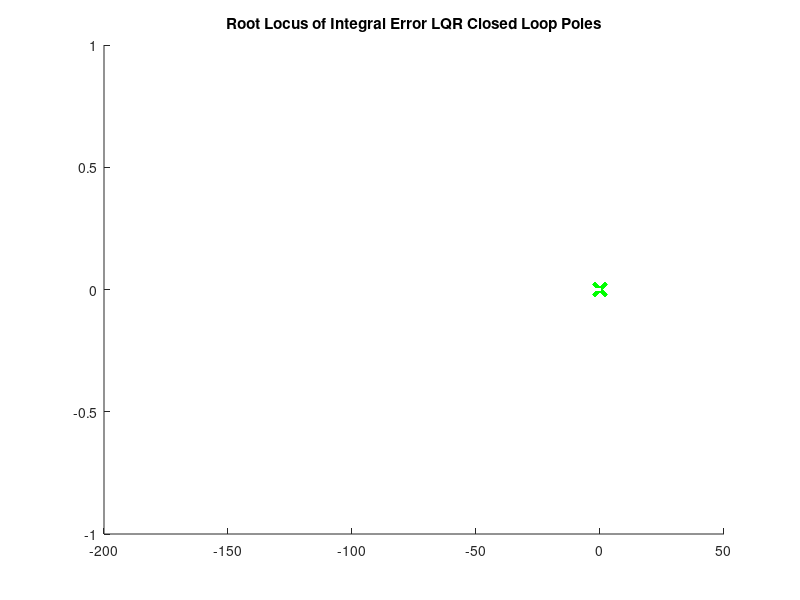
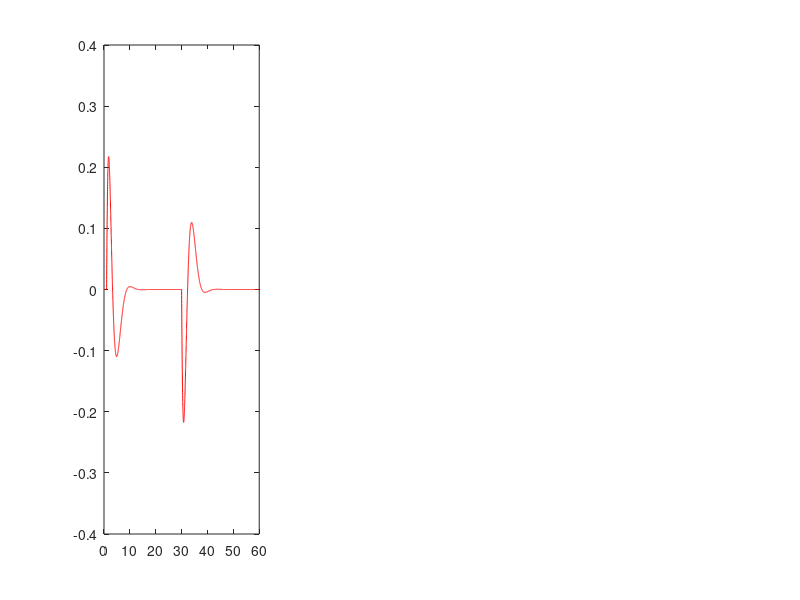

MATLAB code to generate these figures, in order: (Note: this script raises an error after producing the figures.)
close all; clear all; clc;

n = sqrt(398600 / 6778^3 );

A = [0 0 0 1 0 0;
    0 0 0 0 1 0;
    0 0 0 0 0 1;
    3*n^2 0 0 0 2*n 0;
    0 0 0 -2*n 0 0;
    0 0 -n^2 0 0 0];
B = zeros(6,3);
B(4:end,:) = eye(3);
C = zeros(3,6);
C(:, 1:3) = eye(3);
D = zeros(3);

P = ctrb(A,B);
rank(P); % System is fully controllable

% Check controllability
O = obsv(A,C);
rank(O); % System is fully observable

OLsys = ss(A,B,C,D); 

%% Step 2. Define reference input profiles and constraints 
umax = 1;
tvec = 0:0.01:60;
rhistvec = zeros(3, length(tvec));
rhistvec(1,:) = sign(double(tvec > 1 & tvec < 30)); % Set reference input to 1 from t=1 to t=30

%% Set up Integral control
Aaug = [A zeros(6,3); -C zeros(3,3)]; 
Baug = [B; 
        zeros(size(C,1),size(B,2))];
Faug = [zeros(size(B)); 
          eye(3);
         zeros(6,3)];
Caug = [C, zeros(3,3)];
Daug = zeros(size(Caug,1),size(Baug,2));

%%Assess reachability: 
rank(ctrb(Aaug,Baug)); %should be = 9

% Set poles for K and L seperately
% despoles_K = -[1 2 3 4 5 6 7 8 9]*0.2;
despoles_L = -[1 2 3 4 5 6]*0.2;

% Q is nxn
% R is mxm
% Strategy: define the diagonal vector I want then use diag() command
ai = 1/9;
bi = 1/3;
pos_max = 5;
vel_max = 5;
e_max = 5;
u_max = 1;
rho = 0.05;
q_diag = [ai^2/pos_max, ai^2/pos_max, ai^2/pos_max, ai^2/vel_max, ai^2/vel_max, ai^2/vel_max, ai^2/e_max, ai^2/e_max, ai^2/e_max];
q_diag(3) = 2*q_diag(3);
r_diag = [bi^2 / u_max, bi^2/u_max, bi^2/u_max];
Q = diag(q_diag);
R = rho * diag(r_diag);
Rtemp = diag(r_diag);

AugOLsys = ss(Aaug,Baug,Caug,Daug); 

[Kaug,Waug,clEvalsAug] = lqr(AugOLsys,Q,R);

% PLOT THE ROOT LOCUS
figure(), hold on
set(gca,'Color','k')
%%plot open loop poles
OLpoles = eig(A);
plot(OLpoles,'gx','LineWidth',2.5,'MarkerSize',9)
rhovals = logspace(-6,3,1000);
CLEvalsAug = nan(length(q_diag),length(rhovals));
for rr=1:length(rhovals)
    [~,~,CLEvalsAug(:,rr)] = lqr(AugOLsys,Q,rhovals(rr)*Rtemp);
    plot(real(CLEvalsAug(:,rr)),imag(CLEvalsAug(:,rr)),'w.')
end
title("Root Locus of Integral Error LQR Closed Loop Poles");

clEvalsAug

% Kaug = place(Aaug,Baug,despoles_K); 
L=(place(A.',C.', despoles_L)).';

% Add observer
AaugCLO = [(Aaug - Baug*Kaug) Baug*Kaug(:,1:6);
    zeros(6,9) (A-L*C)];
BaugCLO = Faug;
CaugCLO = [C zeros(3,9)];
DaugCLO = zeros(size(CaugCLO,1),size(BaugCLO,2));

CLaugsys2 = ss(AaugCLO,BaugCLO,CaugCLO,DaugCLO); 

%XCLO_IC = 0*ones(15,1); %zero initial error
XCLO_IC = zeros(15,1);
%XCLO_IC(10:15,1) = 0.1; %non-zero initial error

%% Step 5. Check that closed-loop system specs met; change despoles o'wise
%%get response to first reference input profile:
[Y_CL1,~,X_CL] = lsim(CLaugsys2,rhistvec,tvec,XCLO_IC);
U_CL = -[Kaug, Kaug(:,1:6)]*X_CL';
X_CL = X_CL';

%% PLOT ACTUATOR EFFORTS
figure() 
subplot(131)
plot(tvec, U_CL(1,:),'r') 
ax = gca;
ax.FontSize = 16; 
hold on
plot(tvec,umax*ones(size(tvec)),'k--') 
plot(tvec,-umax*ones(size(tvec)),'k--') 
xlabel('t (secs)', 'FontSize', 24) 
ylabel('Thrust (N)', 'FontSize', 24) 
title('x thruster vs time', 'FontSize', 24) 

subplot(132)
plot(tvec, U_CL(2,:),'r') 
ax = gca;
ax.FontSize = 16; 
hold on
plot(tvec,umax*ones(size(tvec)),'k--') 
plot(tvec,-umax*ones(size(tvec)),'k--') 
xlabel('t (secs)', 'FontSize', 24) 
ylabel('Thrust (N)', 'FontSize', 24) 
title('y thruster vs time', 'FontSize', 24) 

subplot(133)
plot(tvec, U_CL(3,:),'r') 
ax = gca;
ax.FontSize = 16; 
hold on
plot(tvec,umax*ones(size(tvec)),'k--') 
plot(tvec,-umax*ones(size(tvec)),'k--') 
xlabel('t (secs)', 'FontSize', 24) 
ylabel('Thrust (N)', 'FontSize', 24) 
title('z thruster vs time', 'FontSize', 24) 

%% PLOT STATES

figure()
% X plots
subplot(321), hold on
plot(tvec, X_CL(1,:),'r') 
xline(1)
xline(11)
xline(30)
xline(40)
ax = gca;
ax.FontSize = 16; 
xlabel('t (secs)', 'FontSize', 24) 
ylabel('x [km]', 'FontSize', 24) 
title('x (radial) vs time', 'FontSize', 24) 

subplot(322), hold on
plot(tvec, X_CL(4,:),'r') 
xline(1)
xline(11)
xline(30)
xline(40)
ax = gca;
ax.FontSize = 16; 
xlabel('t (secs)') 
ylabel('$\dot{x}$ [km/s]', 'Interpreter', 'latex', 'FontSize', 24) 
title('$\dot{x}$ (radial) vs time', 'Interpreter', 'latex', 'FontSize', 24)
legend('States','10 Second Timing Objective', 'FontSize', 18)


% Y plots
subplot(323), hold on
plot(tvec, X_CL(2,:),'r') 
xline(1)
xline(11)
xline(30)
xline(40)
ax = gca;
ax.FontSize = 16; 
xlabel('t (secs)', 'FontSize', 24) 
ylabel('y [km]', 'FontSize', 24) 
title('y (along-track) vs time', 'FontSize', 24)

subplot(324), hold on
plot(tvec, X_CL(5,:),'r') 
xline(1)
xline(11)
xline(30)
xline(40)
ax = gca;
ax.FontSize = 16; 
xlabel('t (secs)', 'FontSize', 24) 
ylabel('$\dot{y}$ [km/s]', 'Interpreter', 'latex', 'FontSize', 24) 
title('$\dot{y}$ (along-track) vs time', 'Interpreter', 'latex', 'FontSize', 24)


% Z plots
subplot(325), hold on
plot(tvec, X_CL(3,:),'r') 
xline(1)
xline(11)
xline(30)
xline(40)
ax = gca;
ax.FontSize = 16; 
xlabel('t (secs)', 'FontSize', 24) 
ylabel('z [km]', 'FontSize', 24) 
title('z (cross-track) vs time', 'FontSize', 24)

subplot(326), hold on
plot(tvec, X_CL(6,:),'r') 
xline(1)
xline(11)
xline(30)
xline(40)
ax = gca;
ax.FontSize = 16; 
xlabel('t (secs)', 'FontSize', 24) 
ylabel('$\dot{z}$ [km/s]', 'Interpreter', 'latex', 'FontSize', 24) 
title('$\dot{z}$ (cross-track) vs time', 'Interpreter', 'latex', 'FontSize', 24)